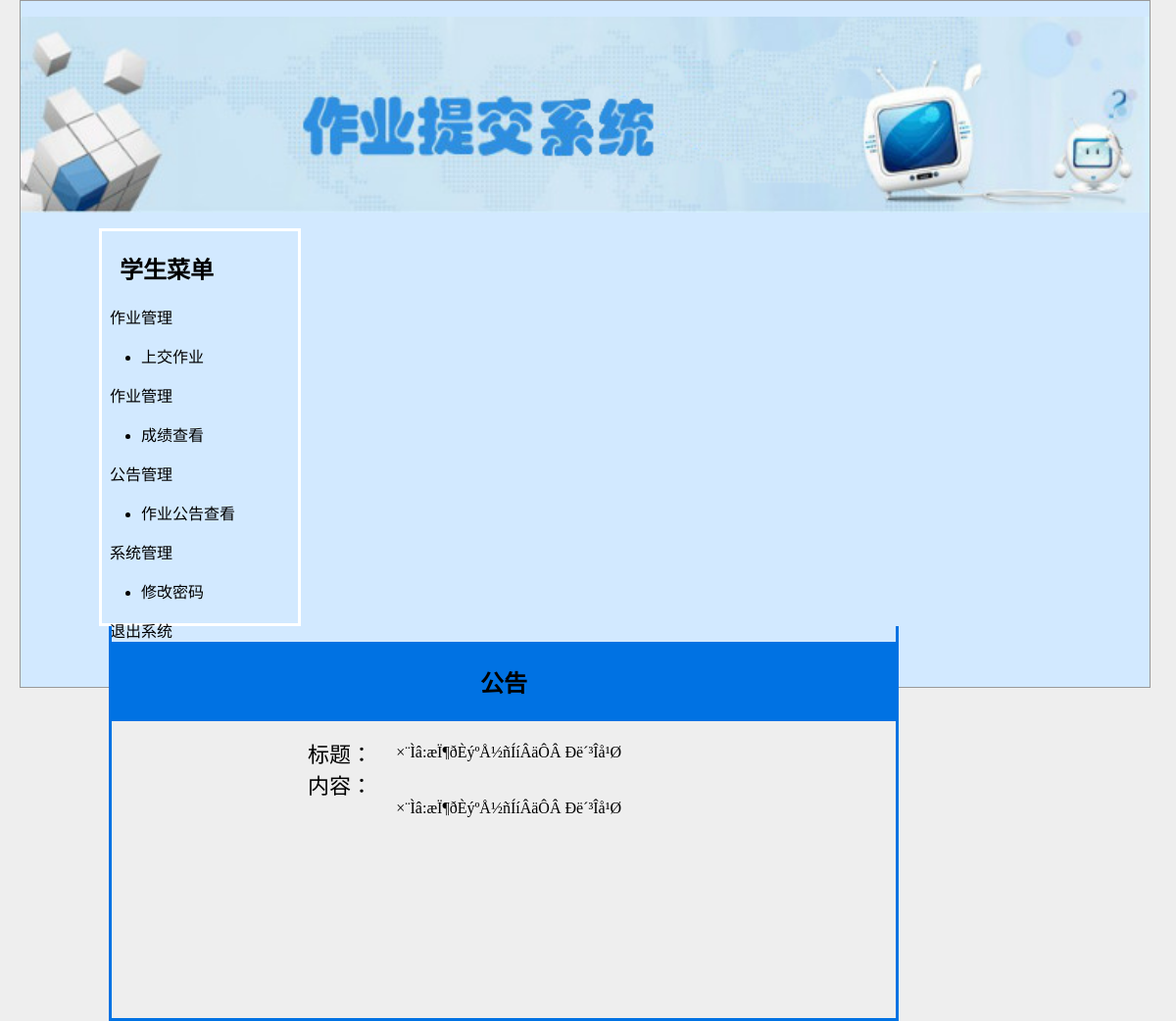
The page /phps/liuyan_detail.php?id=21 on the database its author committed.
### tables this page shows
CREATE TABLE `book` (
  `id` int(4) NOT NULL auto_increment,
  `name` varchar(100) NOT NULL,
  `content` longtext NOT NULL,
  PRIMARY KEY  (`id`)
);

### phps/liuyan_detail.php (the view, shortened to what this page needs)
<!DOCTYPE html PUBLIC "-//W3C//DTD XHTML 1.0 Transitional//EN" "http://www.w3.org/TR/xhtml1/DTD/xhtml1-transitional.dtd">
<html xmlns="http://www.w3.org/1999/xhtml">
<head>
<link rel="stylesheet" href="css/css.css" type="text/css" />
</head>
<body>
<div class="box3">
    <div>
    <p align="center">  <img src="..\img\head.png" align="center" width="100%" height=200px></img></p>
    </div>
    <div class="box1" >
    <h2>&nbsp;&nbsp;&nbsp;学生菜单</h2>
     &nbsp;&nbsp;作业管理
     <ul type="disc">
       <li><a href="../filesuploaad/index.php" STYLE='text-decoration:none;COLOR:black'>上交作业</li>
       </ul>
       &nbsp;&nbsp;作业管理
     <ul type="disc">
       <li><a href="../stu/mysqli_showlist.php" STYLE='text-decoration:none;COLOR:black'>成绩查看</a></li>
       </ul>
       &nbsp;&nbsp;公告管理
     <ul type="disc">
       <li><a href="../phps/liuyan_detail.php" STYLE='text-decoration:none;COLOR:black'>作业公告查看</li>
       </ul>
     &nbsp;&nbsp;系统管理
     <ul type="disc">
       <li><a href="../upload/change_check.php" STYLE='text-decoration:none;COLOR:black'>修改密码</a></li>
       </ul>
     <a href="../index.php" STYLE='text-decoration:none;COLOR:black'>&nbsp;&nbsp;退出系统</a>
    </div>
    <div class="box2" >
<p>
  <?php
$id=$_GET['id'];
$sql="select * from book where id='$id'";
$result=mysql_query($sql);
$row=mysql_fetch_array($result);
?>
    <table width=800px height=50px bgcolor="#0072E3">
      <tr><th><h2>公告</h2></th></tr>
    </table>
   <table width="400" border="0" align="center" cellpadding="0" cellspacing="0">
  <tr>
    <td width="100" class="zi">标题：</td>
    <td width="340"><?php echo $row['name']; ?></td>
  </tr>
  <tr>
    <td width="100" class="zi">内容：</td>
    <td>&nbsp;</td>
  </tr>
  <tr>
    <td>&nbsp;</td>
    <td><?php echo $row['content']; ?></td>
  </tr>
</table>
<p>&nbsp;</p>
</div>
</div>
</body>
</html>

### phps/css/css.css (style rules this page uses)
body { font:"΢���ź�"; margin:0px; font-size:16px; }

### phps/liuyan_detail.php (style rules this page uses)
body { background-color:#eee;margin:0;padding:0; }
.box3 { margin-left: 20px; background-color: #D2E9FF; width:96%; height:700px; border-bottom-width:1px; border-bottom-style: solid; border-bottom-color:#999; border-left-width: 1px; border-left-style: solid; border-left-color:#999; border-top-width:1px; border-top-style:solid; border-top-color:#999; border-right-width:1px; border-right-style: solid; border-right-color:#999; }
.box1 { margin-left: 80px; width:200px; height:400px; float: left; border-bottom-width:3px; border-bottom-style:solid; border-bottom-color:#FFF; border-left-width: 3px; border-left-style: solid; border-left-color:#FFF; border-top-width:3px; border-top-style: solid; border-top-color:#FFF; border-right-width:3px; border-right-style: solid; border-right-color:#FFF; }
.box2 { float:left; margin-left: 90px; width: 800px; height:400px; border-bottom-width:3px; border-bottom-style:solid; border-bottom-color:#0072E3; border-left-width:3px; border-left-style: solid; border-left-color:#0072E3; border-right-width:3px; border-right-style:solid; border-right-color:#0072E3; }
.zi { font-size:22px; }

### rows shown on the page
book: name "×¨Ìâ:æÏ¶ðÈýºÅ½ñÍíÂäÔÂ Ðë´³Îå¹Ø", content "×¨Ìâ:æÏ¶ðÈýºÅ½ñÍíÂäÔÂ Ðë´³Îå¹Ø"
